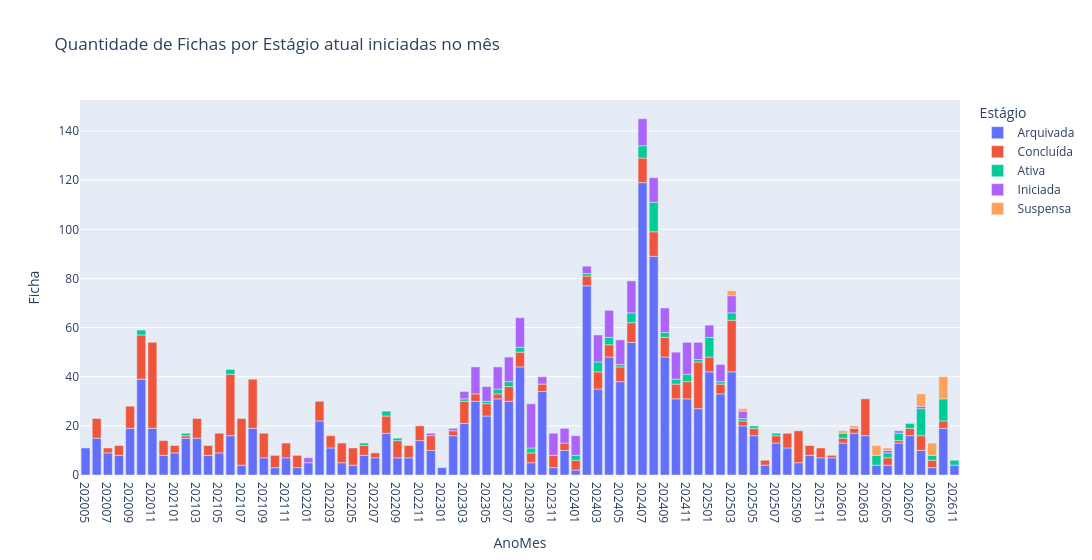

Notebook cell for this chart:
### Code cell
g.FigFichasEstagio()

### Figure 1 — Plotly figure (JSON) as saved in the notebook; plotly's stock layout.template omitted (floating-point values rounded to 4 significant figures)
{"data": [{"hovertemplate": "Estágio=Arquivada<br>AnoMes=%{x}<br>Ficha=%{y}<extra></extra>", "legendgroup": "Arquivada", "marker": {"color": "#636efa", "pattern": {"shape": ""}}, "name": "Arquivada", "orientation": "v", "showlegend": true, "textposition": "auto", "type": "bar", "x": ["202005", "202006", "202007", "202008", "202009", "202010", "202011", "202012", "202101", "202102", "202103", "202104", "202105", "202106", "202107", "202108", "202109", "202110", "202111", "202112", "202201", "202202", "202203", "202204", "202205", "202206", "202207", "202208", "202209", "202210", "202211", "202212", "202301", "202302", "202303", "202304", "202305", "202306", "202307", "202308", "202309", "202310", "202311", "202312", "202401", "202402", "202403", "202404", "202405", "202406", "202407", "202408", "202409", "202410", "202411", "202412", "202501", "202502", "202503", "202504", "202505", "202506", "202507", "202508", "202509", "202510", "202511", "202512", "202601", "202602", "202603", "202604", "202605", "202606", "202607", "202608", "202609", "202610", "202611"], "xaxis": "x", "y": [11, 15, 9, 8, 19, 39, 19, 8, 9, 15, 15, 8, 9, 16, 4, 19, 7, 3, 7, 3, 5, 22, 11, 5, 4, 8, 7, 17, 7, 7, 14, 10, 3, 16, 21, 30, 24, 31, 30, 44, 5, 34, 3, 10, 2, 77, 35, 48, 38, 54, 119, 89, 48, 31, 31, 27, 42, 33, 42, 20, 16, 4, 13, 11, 5, 8, 7, 7, 13, 17, 16, 4, 4, 13, 16, 10, 3, 19, 4], "yaxis": "y"}, {"hovertemplate": "Estágio=Concluída<br>AnoMes=%{x}<br>Ficha=%{y}<extra></extra>", "legendgroup": "Concluída", "marker": {"color": "#EF553B", "pattern": {"shape": ""}}, "name": "Concluída", "orientation": "v", "showlegend": true, "textposition": "auto", "type": "bar", "x": ["202006", "202007", "202008", "202009", "202010", "202011", "202012", "202101", "202102", "202103", "202104", "202105", "202106", "202107", "202108", "202109", "202110", "202111", "202112", "202202", "202203", "202204", "202205", "202206", "202207", "202208", "202209", "202210", "202211", "202212", "202302", "202303", "202304", "202305", "202306", "202307", "202308", "202309", "202310", "202311", "202312", "202401", "202402", "202403", "202404", "202405", "202406", "202407", "202408", "202409", "202410", "202411", "202412", "202501", "202502", "202503", "202504", "202505", "202506", "202507", "202508", "202509", "202510", "202511", "202512", "202601", "202602", "202603", "202605", "202606", "202607", "202608", "202609", "202610"], "xaxis": "x", "y": [8, 2, 4, 9, 18, 35, 6, 3, 1, 8, 4, 8, 25, 19, 20, 10, 5, 6, 5, 8, 5, 8, 7, 4, 2, 7, 7, 5, 6, 6, 2, 9, 3, 5, 2, 6, 6, 4, 3, 5, 3, 4, 4, 7, 5, 6, 8, 10, 10, 8, 6, 7, 19, 6, 4, 21, 2, 3, 2, 3, 6, 13, 4, 4, 1, 2, 2, 15, 3, 1, 3, 6, 3, 3], "yaxis": "y"}, {"hovertemplate": "Estágio=Ativa<br>AnoMes=%{x}<br>Ficha=%{y}<extra></extra>", "legendgroup": "Ativa", "marker": {"color": "#00cc96", "pattern": {"shape": ""}}, "name": "Ativa", "orientation": "v", "showlegend": true, "textposition": "auto", "type": "bar", "x": ["202010", "202102", "202106", "202206", "202208", "202209", "202303", "202305", "202306", "202307", "202308", "202309", "202401", "202402", "202403", "202404", "202405", "202406", "202407", "202408", "202409", "202410", "202411", "202412", "202501", "202502", "202503", "202504", "202505", "202507", "202601", "202604", "202605", "202606", "202607", "202608", "202609", "202610", "202611"], "xaxis": "x", "y": [2, 1, 2, 1, 2, 1, 1, 1, 2, 2, 2, 2, 2, 1, 4, 3, 1, 4, 5, 12, 2, 2, 3, 1, 8, 1, 3, 1, 1, 1, 2, 4, 2, 3, 2, 11, 2, 9, 2], "yaxis": "y"}, {"hovertemplate": "Estágio=Iniciada<br>AnoMes=%{x}<br>Ficha=%{y}<extra></extra>", "legendgroup": "Iniciada", "marker": {"color": "#ab63fa", "pattern": {"shape": ""}}, "name": "Iniciada", "orientation": "v", "showlegend": true, "textposition": "auto", "type": "bar", "x": ["202201", "202212", "202302", "202303", "202304", "202305", "202306", "202307", "202308", "202309", "202310", "202311", "202312", "202401", "202402", "202403", "202404", "202405", "202406", "202407", "202408", "202409", "202410", "202411", "202412", "202501", "202502", "202503", "202504", "202605", "202606", "202608"], "xaxis": "x", "y": [2, 1, 1, 3, 11, 6, 9, 10, 12, 18, 3, 9, 6, 8, 3, 11, 11, 10, 13, 11, 10, 10, 11, 13, 7, 5, 7, 7, 3, 1, 1, 1], "yaxis": "y"}, {"hovertemplate": "Estágio=Suspensa<br>AnoMes=%{x}<br>Ficha=%{y}<extra></extra>", "legendgroup": "Suspensa", "marker": {"color": "#FFA15A", "pattern": {"shape": ""}}, "name": "Suspensa", "orientation": "v", "showlegend": true, "textposition": "auto", "type": "bar", "x": ["202503", "202504", "202601", "202602", "202604", "202605", "202608", "202609", "202610"], "xaxis": "x", "y": [2, 1, 1, 1, 4, 1, 5, 5, 9], "yaxis": "y"}], "layout": {"barmode": "relative", "legend": {"title": {"text": "Estágio"}, "tracegroupgap": 0}, "title": {"text": "Quantidade de Fichas por Estágio atual iniciadas no mês"}, "width": 1100, "xaxis": {"anchor": "y", "categoryorder": "category ascending", "domain": [0, 1], "title": {"text": "AnoMes"}}, "yaxis": {"anchor": "x", "domain": [0, 1], "title": {"text": "Ficha"}}}}
